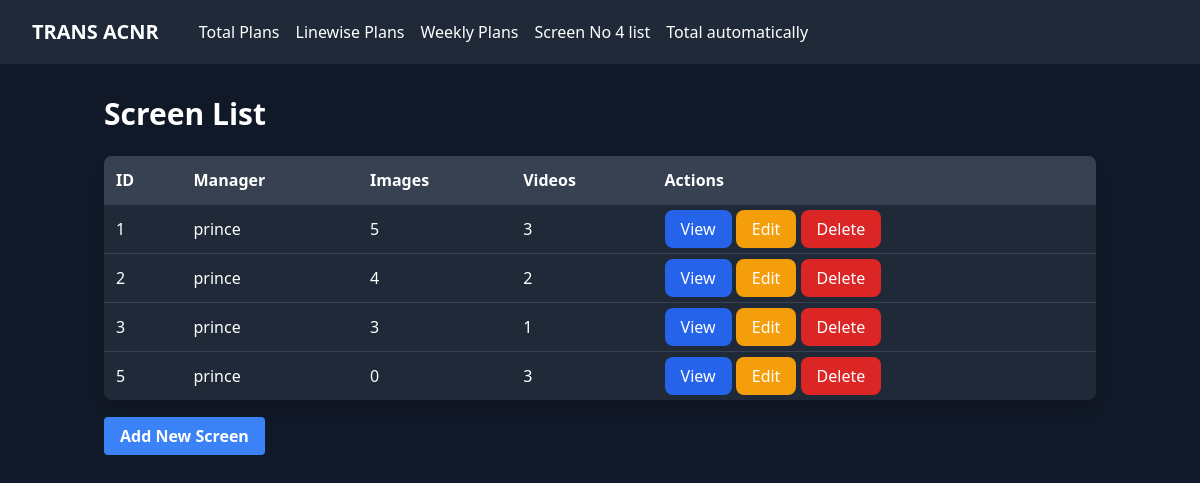
The app's page /screen/screens/ (signed in), older data.
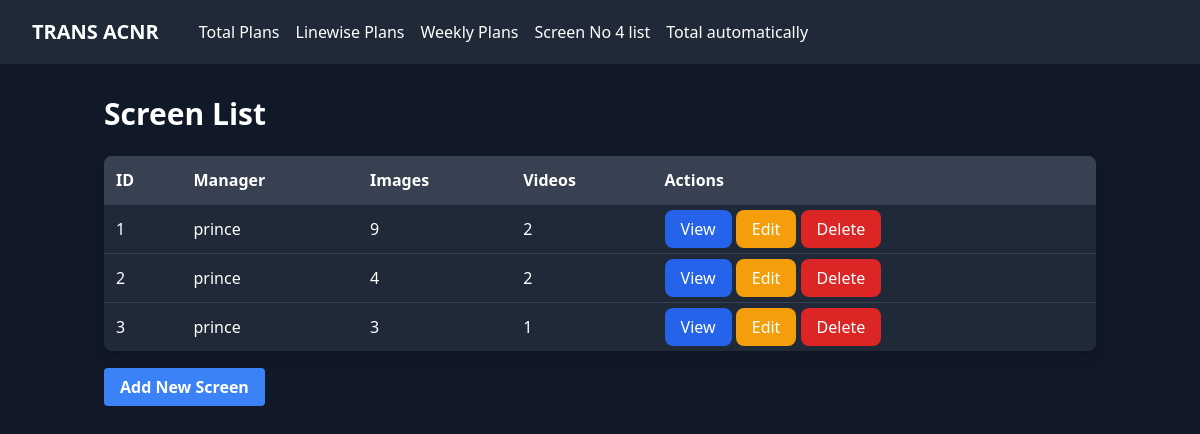
The same page, newer data.
### screen_app/models.py (models this page shows, shortened)
class Screen(models.Model):
    screen_id = models.AutoField(primary_key=True)
    manager = models.ForeignKey(User, on_delete=models.CASCADE, blank=True)
    product = models.ForeignKey(Product, on_delete=models.CASCADE,blank=True,default='Trans ACNR')
    upload_images = models.ManyToManyField(Images, blank=True)
    upload_video = models.ManyToManyField(VideoFile, blank=True)

### screen_app/views.py (the view)
# urls.py: path('screens/', views.ScreenListView.as_view(), name='screen_list'),
@staff_member_required_cbv
class ScreenListView(ListView):
    model = Screen
    template_name = 'CRUD/screen_list.html'
    context_object_name = 'screens'

### screen_app/templates/CRUD/screen_list.html (shortened to what this page needs)
{% extends 'base.html' %}
{% block content %}
<h1 class="text-3xl font-bold mb-6 text-white">Screen List</h1>
<div class="bg-gray-800 rounded-lg shadow-lg overflow-hidden">
    <table class="w-full">
<thead>
    <tr class="bg-gray-700">
        <th class="p-3 text-left text-white">ID</th>
        <th class="p-3 text-left text-white">Manager</th>
        <th class="p-3 text-left text-white">Images</th>
        <th class="p-3 text-left text-white">Videos</th>
        <th class="p-3 text-left text-white">Actions</th>
    </tr>
</thead>
<tbody>
    {% for screen in screens %}
    <tr class="border-t border-gray-700">
        <td class="p-3 text-white">{{ screen.screen_id }}</td>
        <td class="p-3 text-white">{{ screen.manager }}</td>
        <td class="p-3 text-white">{{ screen.upload_images.count }}</td>
        <td class="p-3 text-white">{{ screen.upload_video.count }}</td>
        <td class="p-3 text-white">
            <a href="{% url 'screen_detail' screen.pk %}" class="bg-blue-600 hover:bg-blue-700 text-white py-2 px-4 rounded-lg">View</a>
            <a href="{% url 'screen_update' screen.pk %}" class="bg-yellow-500 hover:bg-yellow-600 text-white py-2 px-4 rounded-lg">Edit</a>
            <a href="{% url 'screen_delete' screen.pk %}" class='bg-red-600 hover:bg-red-700 text-white py-2 px-4 rounded-lg' >Delete</a>
        </td>
    </tr>
    {% empty %}
    <tr>
        <td colspan="3" class="p-3 text-center text-white">No Screen found.</td>
    </tr>
    {% endfor %}
</tbody>
    </table>
</div>
<br>
    <a href="{% url 'screen_create' %}" class="bg-blue-500 hover:bg-blue-600 text-white font-bold py-2 px-4 rounded">Add New Screen</a>
{% endblock %}

Row changes from the older to the newer data that the page shows:
removed Screen: screen_id "5", manager "prince", upload_images.count "0", upload_video.count "3"
computed for Screen id 1: upload_images.count "5" → "9"; upload_video.count "3" → "2"
